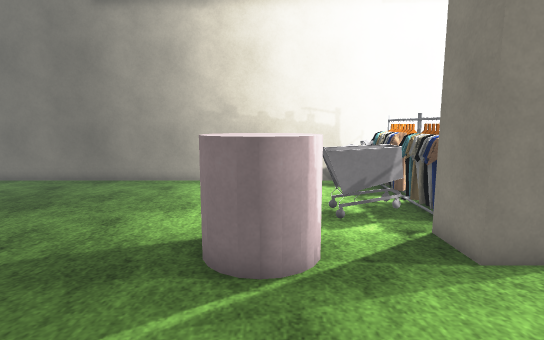
[1] (above)

16 first-person views from a walk through a Unity game level. The camera is 1.4 m above the floor, tilts 8° down and sees 80° across. The floor is counted in squares, 0.5 m on a side. Each view is taken from the middle of a square. On the plan, view 1 faces up. The plan holds only what a view shows up to about 20 squares ahead; the rest is blank. The place goes on beyond the plan. Flat ground stands in for the terrain. The player character is not drawn. Some surface patterns are stand-ins.

[2]
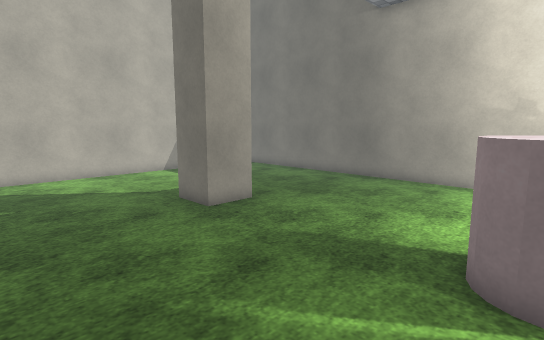

[3]
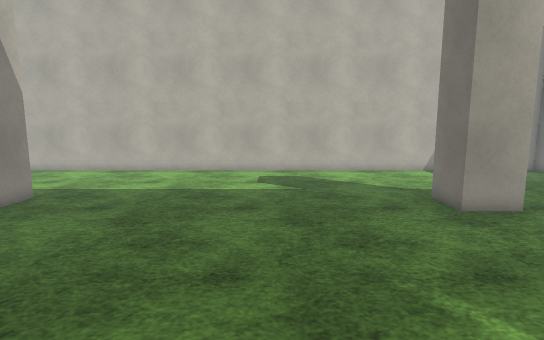

[4]
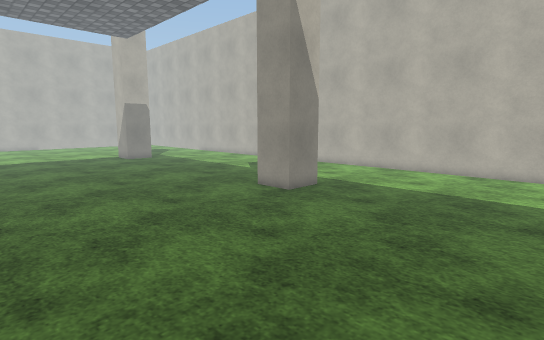

[5]
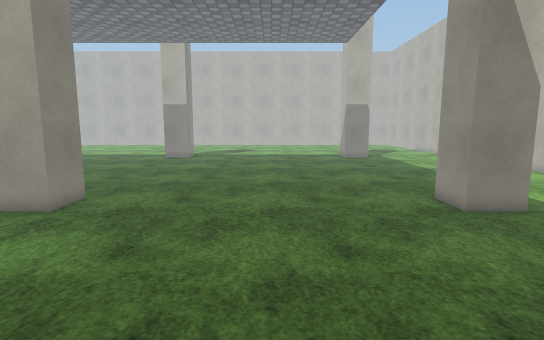

[6]
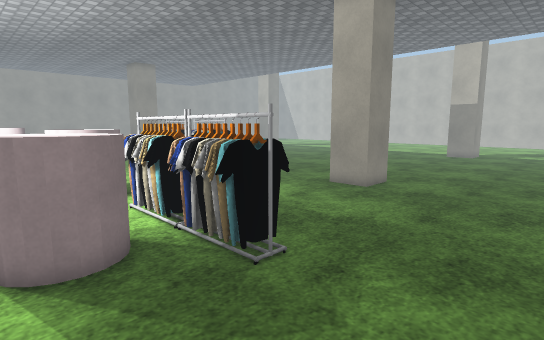

[7]
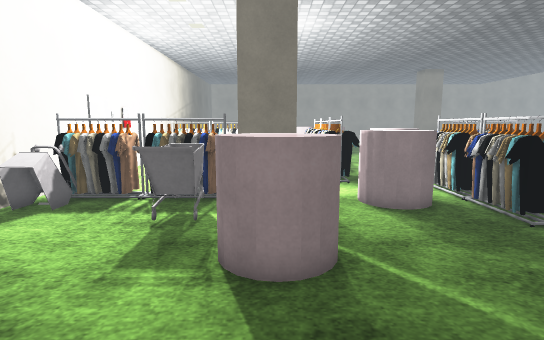

[8]
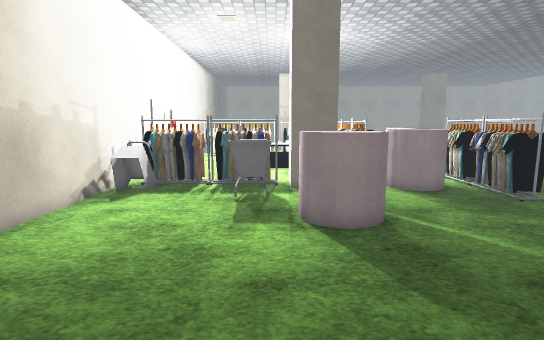

[9]
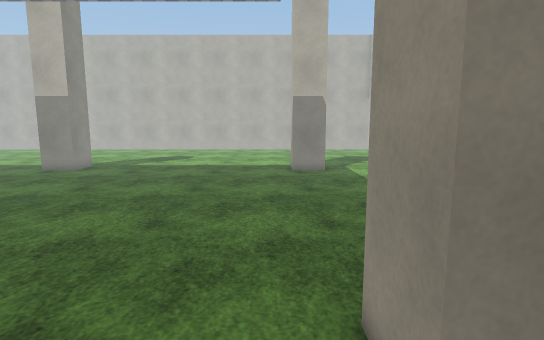

[10]
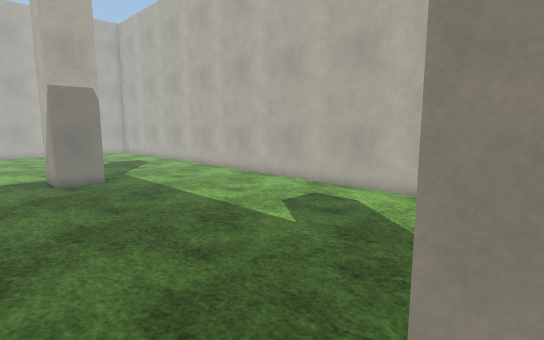

[11]
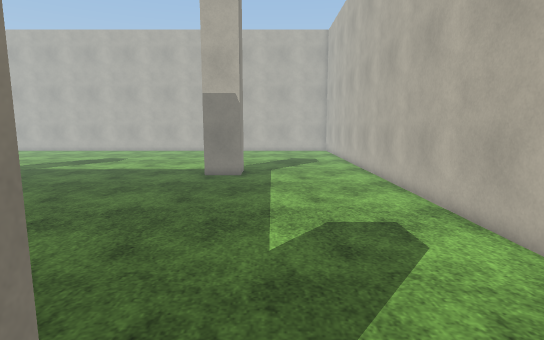

[12]
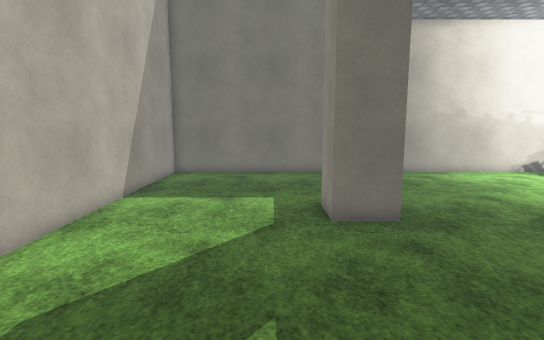

[13]
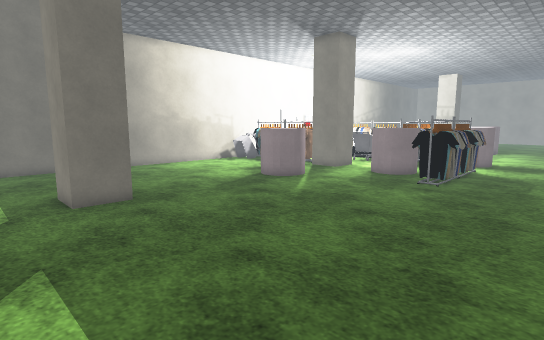

[14]
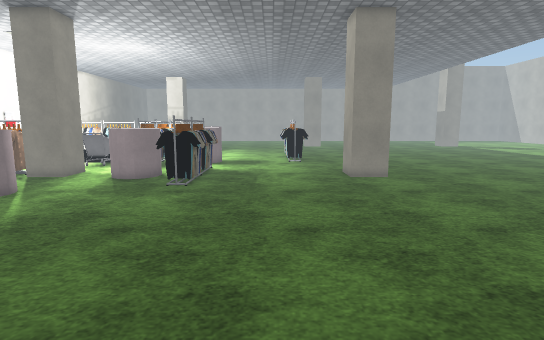

[15]
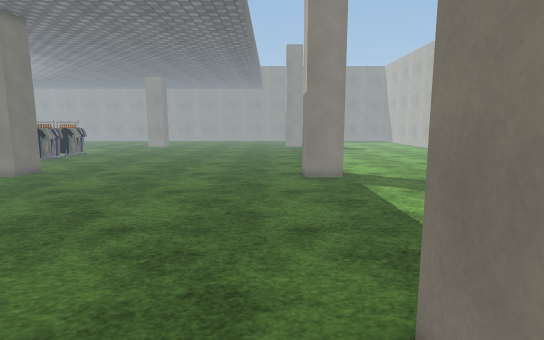

[16]
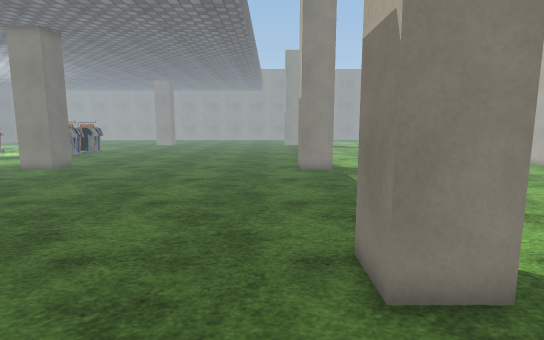

### Floor plan
Points are (right, up) in squares from view 1. A wall is a line through its corners. A room is listed if a view was taken in it or the views show most of it. See-through windows are left out.
Room 1 (views 1, 2, 3, 4, 5, 6, 7, 8, 9, 10, 11, 12, 13, 14, 15, 16)
walls: (-11.4, -9.2) (-9.3, -9.2) (-9.3, -11.2); (6.2, -11.2) (4.2, -11.2) (4.2, -9.2) (6.2, -9.2); (-9.3, 8.2) (-9.3, 6.2) (-11.3, 6.2) (-11.3, 8.2); (6.2, 6.2) (4.2, 6.2) (4.2, 8.1) (6.1, 8.1); (-11.3, -28.9) (-11.3, -26.8) (-9.3, -26.8) (-9.3, -28.9); (4.2, -28.9) (4.2, -26.8) (6.2, -26.8); (7.5, 16.1) (-18.8, 16.1) (-18.8, -29.2)
low walls: (3.4, 15.4) (2.9, 15.4)
objects: other object (-1, 6) to (1, 8); other object (1, 9) to (4, 10); other object (2, -2) to (4, 0); other object (3, 14) to (5, 15); other object (4, 1) to (6, 4); other object (4, 9) to (6, 11); other object (4, 12) to (6, 15); other object (5, -2) to (7, 0)

Positions as (right, up) in squares from view 1, and headings:
1: (0, 0), facing up
2: (0, 0), facing up-left
3: (1, 0), facing left
4: (1, 0), facing down-left
5: (-3, 1), facing down
6: (-3, 4), facing down-right
7: (-7, 7), facing right
8: (-10, 9), facing right
9: (-8, -7), facing down
10: (-6, -10), facing down-left
11: (-13, -9), facing down
12: (-13, -3), facing up
13: (-14, -6), facing up-right
14: (-13, -5), facing right
15: (-13, -25), facing right
16: (-16, -25), facing right
